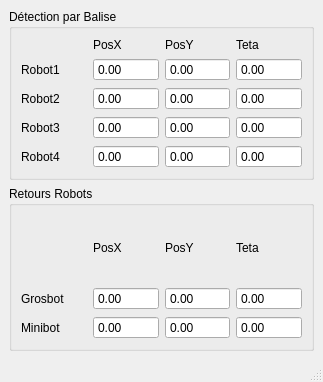
<?xml version="1.0" encoding="UTF-8"?>
<ui version="4.0">
 <class>ihm_Balise</class>
 <widget class="QMainWindow" name="ihm_Balise">
  <property name="geometry">
   <rect>
    <x>0</x>
    <y>0</y>
    <width>323</width>
    <height>382</height>
   </rect>
  </property>
  <property name="windowTitle">
   <string>MainWindow</string>
  </property>
  <widget class="QWidget" name="centralwidget">
   <layout class="QGridLayout" name="gridLayout">
    <item row="0" column="0">
     <widget class="QGroupBox" name="groupBox">
      <property name="title">
       <string>Détection par Balise</string>
      </property>
      <layout class="QGridLayout" name="gridLayout_2">
       <item row="0" column="1">
        <widget class="QLabel" name="label_2">
         <property name="text">
          <string>PosX</string>
         </property>
        </widget>
       </item>
       <item row="0" column="2">
        <widget class="QLabel" name="label_3">
         <property name="text">
          <string>PosY</string>
         </property>
        </widget>
       </item>
       <item row="0" column="3">
        <widget class="QLabel" name="label_4">
         <property name="text">
          <string>Teta</string>
         </property>
        </widget>
       </item>
       <item row="1" column="0">
        <widget class="QLabel" name="label_Robot1">
         <property name="text">
          <string>Robot1</string>
         </property>
        </widget>
       </item>
       <item row="1" column="1">
        <widget class="QDoubleSpinBox" name="Robot1_PosX">
         <property name="readOnly">
          <bool>true</bool>
         </property>
         <property name="buttonSymbols">
          <enum>QAbstractSpinBox::NoButtons</enum>
         </property>
         <property name="minimum">
          <double>-9999.989999999999782</double>
         </property>
         <property name="maximum">
          <double>9999.989999999999782</double>
         </property>
        </widget>
       </item>
       <item row="1" column="2">
        <widget class="QDoubleSpinBox" name="Robot1_PosY">
         <property name="readOnly">
          <bool>true</bool>
         </property>
         <property name="buttonSymbols">
          <enum>QAbstractSpinBox::NoButtons</enum>
         </property>
         <property name="minimum">
          <double>-9999.989999999999782</double>
         </property>
         <property name="maximum">
          <double>9999.989999999999782</double>
         </property>
        </widget>
       </item>
       <item row="1" column="3">
        <widget class="QDoubleSpinBox" name="Robot1_Teta">
         <property name="readOnly">
          <bool>true</bool>
         </property>
         <property name="buttonSymbols">
          <enum>QAbstractSpinBox::NoButtons</enum>
         </property>
         <property name="minimum">
          <double>-9999.989999999999782</double>
         </property>
         <property name="maximum">
          <double>9999.989999999999782</double>
         </property>
        </widget>
       </item>
       <item row="2" column="0">
        <widget class="QLabel" name="label_Robot2">
         <property name="text">
          <string>Robot2</string>
         </property>
        </widget>
       </item>
       <item row="2" column="1">
        <widget class="QDoubleSpinBox" name="Robot2_PosX">
         <property name="readOnly">
          <bool>true</bool>
         </property>
         <property name="buttonSymbols">
          <enum>QAbstractSpinBox::NoButtons</enum>
         </property>
         <property name="minimum">
          <double>-9999.989999999999782</double>
         </property>
         <property name="maximum">
          <double>9999.989999999999782</double>
         </property>
        </widget>
       </item>
       <item row="2" column="2">
        <widget class="QDoubleSpinBox" name="Robot2_PosY">
         <property name="readOnly">
          <bool>true</bool>
         </property>
         <property name="buttonSymbols">
          <enum>QAbstractSpinBox::NoButtons</enum>
         </property>
         <property name="minimum">
          <double>-9999.989999999999782</double>
         </property>
         <property name="maximum">
          <double>9999.989999999999782</double>
         </property>
        </widget>
       </item>
       <item row="2" column="3">
        <widget class="QDoubleSpinBox" name="Robot2_Teta">
         <property name="readOnly">
          <bool>true</bool>
         </property>
         <property name="buttonSymbols">
          <enum>QAbstractSpinBox::NoButtons</enum>
         </property>
         <property name="minimum">
          <double>-9999.989999999999782</double>
         </property>
         <property name="maximum">
          <double>9999.989999999999782</double>
         </property>
        </widget>
       </item>
       <item row="3" column="0">
        <widget class="QLabel" name="label_Robot3">
         <property name="text">
          <string>Robot3</string>
         </property>
        </widget>
       </item>
       <item row="3" column="1">
        <widget class="QDoubleSpinBox" name="Robot3_PosX">
         <property name="readOnly">
          <bool>true</bool>
         </property>
         <property name="buttonSymbols">
          <enum>QAbstractSpinBox::NoButtons</enum>
         </property>
         <property name="minimum">
          <double>-9999.989999999999782</double>
         </property>
         <property name="maximum">
          <double>9999.989999999999782</double>
         </property>
        </widget>
       </item>
       <item row="3" column="2">
        <widget class="QDoubleSpinBox" name="Robot3_PosY">
         <property name="readOnly">
          <bool>true</bool>
         </property>
         <property name="buttonSymbols">
          <enum>QAbstractSpinBox::NoButtons</enum>
         </property>
         <property name="minimum">
          <double>-9999.989999999999782</double>
         </property>
         <property name="maximum">
          <double>9999.989999999999782</double>
         </property>
        </widget>
       </item>
       <item row="3" column="3">
        <widget class="QDoubleSpinBox" name="Robot3_Teta">
         <property name="readOnly">
          <bool>true</bool>
         </property>
         <property name="buttonSymbols">
          <enum>QAbstractSpinBox::NoButtons</enum>
         </property>
         <property name="minimum">
          <double>-9999.989999999999782</double>
         </property>
         <property name="maximum">
          <double>9999.989999999999782</double>
         </property>
        </widget>
       </item>
       <item row="4" column="0">
        <widget class="QLabel" name="label_Robot4">
         <property name="text">
          <string>Robot4</string>
         </property>
        </widget>
       </item>
       <item row="4" column="1">
        <widget class="QDoubleSpinBox" name="Robot4_PosX">
         <property name="readOnly">
          <bool>true</bool>
         </property>
         <property name="buttonSymbols">
          <enum>QAbstractSpinBox::NoButtons</enum>
         </property>
         <property name="minimum">
          <double>-9999.989999999999782</double>
         </property>
         <property name="maximum">
          <double>9999.989999999999782</double>
         </property>
        </widget>
       </item>
       <item row="4" column="2">
        <widget class="QDoubleSpinBox" name="Robot4_PosY">
         <property name="readOnly">
          <bool>true</bool>
         </property>
         <property name="buttonSymbols">
          <enum>QAbstractSpinBox::NoButtons</enum>
         </property>
         <property name="minimum">
          <double>-9999.989999999999782</double>
         </property>
         <property name="maximum">
          <double>9999.989999999999782</double>
         </property>
        </widget>
       </item>
       <item row="4" column="3">
        <widget class="QDoubleSpinBox" name="Robot4_Teta">
         <property name="readOnly">
          <bool>true</bool>
         </property>
         <property name="buttonSymbols">
          <enum>QAbstractSpinBox::NoButtons</enum>
         </property>
         <property name="minimum">
          <double>-9999.989999999999782</double>
         </property>
         <property name="maximum">
          <double>9999.989999999999782</double>
         </property>
        </widget>
       </item>
      </layout>
     </widget>
    </item>
    <item row="1" column="0">
     <widget class="QGroupBox" name="groupBox_2">
      <property name="title">
       <string>Retours Robots</string>
      </property>
      <layout class="QGridLayout" name="gridLayout_3">
       <item row="0" column="1">
        <widget class="QLabel" name="label_5">
         <property name="text">
          <string>PosX</string>
         </property>
        </widget>
       </item>
       <item row="0" column="2">
        <widget class="QLabel" name="label_6">
         <property name="text">
          <string>PosY</string>
         </property>
        </widget>
       </item>
       <item row="0" column="3">
        <widget class="QLabel" name="label_7">
         <property name="text">
          <string>Teta</string>
         </property>
        </widget>
       </item>
       <item row="1" column="0">
        <widget class="QLabel" name="label_Robot1_2">
         <property name="text">
          <string>Grosbot</string>
         </property>
        </widget>
       </item>
       <item row="1" column="1">
        <widget class="QDoubleSpinBox" name="Grosbot_PosX">
         <property name="readOnly">
          <bool>true</bool>
         </property>
         <property name="buttonSymbols">
          <enum>QAbstractSpinBox::NoButtons</enum>
         </property>
         <property name="minimum">
          <double>-9999.989999999999782</double>
         </property>
         <property name="maximum">
          <double>9999.989999999999782</double>
         </property>
        </widget>
       </item>
       <item row="1" column="2">
        <widget class="QDoubleSpinBox" name="Grosbot_PosY">
         <property name="readOnly">
          <bool>true</bool>
         </property>
         <property name="buttonSymbols">
          <enum>QAbstractSpinBox::NoButtons</enum>
         </property>
         <property name="minimum">
          <double>-9999.989999999999782</double>
         </property>
         <property name="maximum">
          <double>9999.989999999999782</double>
         </property>
        </widget>
       </item>
       <item row="1" column="3">
        <widget class="QDoubleSpinBox" name="Grosbot_Teta">
         <property name="readOnly">
          <bool>true</bool>
         </property>
         <property name="buttonSymbols">
          <enum>QAbstractSpinBox::NoButtons</enum>
         </property>
         <property name="minimum">
          <double>-9999.989999999999782</double>
         </property>
         <property name="maximum">
          <double>9999.989999999999782</double>
         </property>
        </widget>
       </item>
       <item row="2" column="0">
        <widget class="QLabel" name="label_Robot2_2">
         <property name="text">
          <string>Minibot</string>
         </property>
        </widget>
       </item>
       <item row="2" column="1">
        <widget class="QDoubleSpinBox" name="Minibot_PosX">
         <property name="readOnly">
          <bool>true</bool>
         </property>
         <property name="buttonSymbols">
          <enum>QAbstractSpinBox::NoButtons</enum>
         </property>
         <property name="minimum">
          <double>-9999.989999999999782</double>
         </property>
         <property name="maximum">
          <double>9999.989999999999782</double>
         </property>
        </widget>
       </item>
       <item row="2" column="2">
        <widget class="QDoubleSpinBox" name="Minibot_PosY">
         <property name="readOnly">
          <bool>true</bool>
         </property>
         <property name="buttonSymbols">
          <enum>QAbstractSpinBox::NoButtons</enum>
         </property>
         <property name="minimum">
          <double>-9999.989999999999782</double>
         </property>
         <property name="maximum">
          <double>9999.989999999999782</double>
         </property>
        </widget>
       </item>
       <item row="2" column="3">
        <widget class="QDoubleSpinBox" name="Minibot_Teta">
         <property name="readOnly">
          <bool>true</bool>
         </property>
         <property name="buttonSymbols">
          <enum>QAbstractSpinBox::NoButtons</enum>
         </property>
         <property name="minimum">
          <double>-9999.989999999999782</double>
         </property>
         <property name="maximum">
          <double>9999.989999999999782</double>
         </property>
        </widget>
       </item>
      </layout>
     </widget>
    </item>
   </layout>
  </widget>
  <widget class="QMenuBar" name="menubar">
   <property name="geometry">
    <rect>
     <x>0</x>
     <y>0</y>
     <width>323</width>
     <height>22</height>
    </rect>
   </property>
  </widget>
  <widget class="QStatusBar" name="statusbar"/>
 </widget>
 <resources/>
 <connections/>
</ui>
